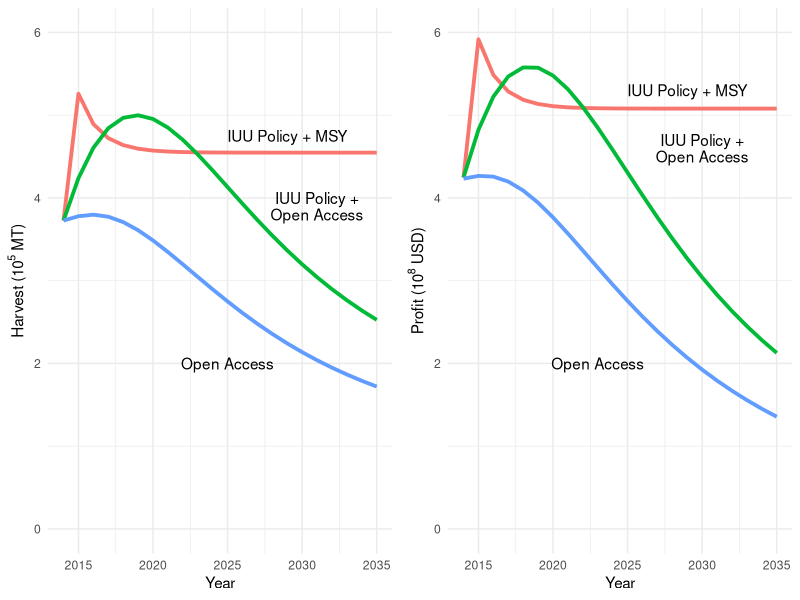
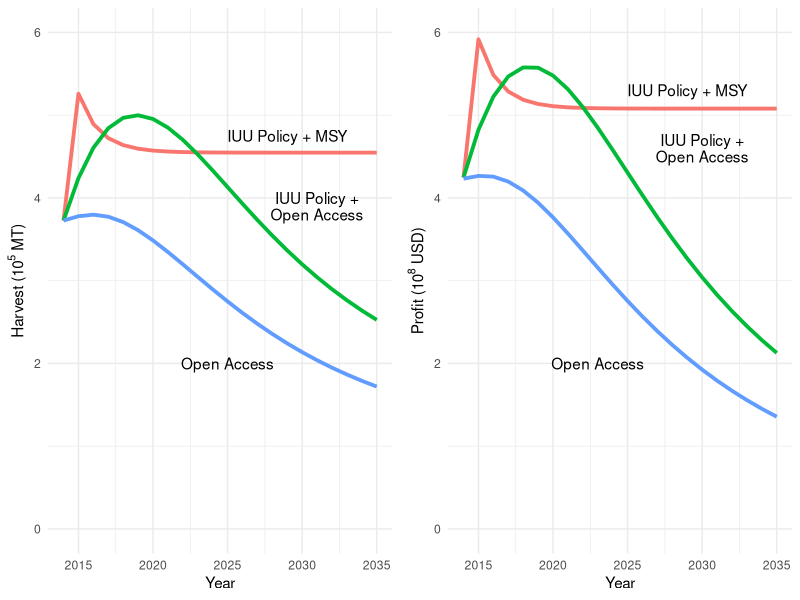

Source code (R) for these figures, in order:
#--------------------------
# Indonesian Skipjack Tuna Projection using P-T model
# Author: Reniel B. Cabral
# August 31, 2017
#--------------------------

#Load the libraries needed for plotting. If these libraries are not yet installed in your computer, you can install them by
# using the code: install.packages(c("ggplot2","gridExtra","grid"))
library(ggplot2)
library(grid)
library(gridExtra)

#Function simulating the effects of reduction in fishing effort due to IUU policies under different management regimes
MyFunction<-function(freduce){
  
  #parameter values (see Extended Data Table 3)
  b_orig<-1.359
  f_orig<-0.804*(1-freduce)
  phi<-0.188
  g<- 0.472
  lambda<-0.1
  p<-1177
  c<-74039270 #variable cost per unit of fishing mortality
  MSY<-454729
  beta<-1.33
  YearLast = 2014 #year of last catch data
  Time = 30 #number of years
  
  biomFcurr<-b_orig
  biomFmsy<-b_orig
  biomFopen<-b_orig
  
  #Fcurrent forever
  b<-b_orig
  f<-f_orig
  profitFcurr<-(p*f*b*MSY)-(c*((g*f)^beta))
  harvestFcurr<-MSY*f*b
  
  profit_ini<-profitFcurr
  harvest_ini<-harvestFcurr
  
  for (iter in 1:Time){
    b<-b+ ( ((phi+1)/phi)*g*b*(1-(b^phi/(phi+1))) ) -(g*f*b)
    biomFcurr<-append(biomFcurr,b)
    profitFcurr<-append(profitFcurr,(p*f*b*MSY)-(c*((g*f)^beta)))
    harvestFcurr<-append(harvestFcurr,MSY*f*b)
  }
  
  #Fmsy
  b<-b_orig
  f<-f_orig
  fFmsy<-f
  profitFmsy<-(p*fFmsy*b*MSY)-(c*((g*fFmsy)^beta))
  harvestFmsy<-MSY*fFmsy*b #this is just f because we are getting t=0
  for (iter in 1:Time){
    f<-1
    b<-b+ ( ((phi+1)/phi)*g*b*(1-(b^phi/(phi+1))) ) -(g*f*b)
    biomFmsy<-append(biomFmsy,b)
    profitFmsy<-append(profitFmsy,(p*f*b*MSY)-(c*((g*f)^beta)))
    harvestFmsy<-append(harvestFmsy,MSY*f*b)
    fFmsy<-append(fFmsy,f)
  }
  
  #open access
  b<-b_orig
  f<-f_orig
  fFopen<-f
  profitMSY<- (p*MSY)-(c*(g^beta)) #p should be different here? I just used current price
  profitFopen<-(p*f*b*MSY)-(c*((g*f)^beta)) #profit previous time
  harvestFopen<-MSY*f*b
  for (iter in 1:Time){
    profitdummy<-(p*f*b*MSY)-(c*((g*f)^beta)) #profit previous time
    f<-f+(lambda*profitdummy/profitMSY)
    b<-b+ ( ((phi+1)/phi)*g*b*(1-(b^phi/(phi+1))) ) -(g*f*b)
    biomFopen<-append(biomFopen,b)
    profitFopen<-append(profitFopen,(p*f*b*MSY)-(c*((g*f)^beta)))
    harvestFopen<-append(harvestFopen,MSY*f*b)
    fFopen<-append(fFopen,f)
  }
  
  EndTime<- YearLast+Time
  FcurrResult<-cbind(c(YearLast:EndTime),biomFcurr,profitFcurr,harvestFcurr,f_orig,1)
  colnames(FcurrResult) <- c("Year","BvBmsy","Profit","Harvest","f","Policy")
  FmsyResult<-cbind(c(YearLast:EndTime),biomFmsy,profitFmsy,harvestFmsy,fFmsy,2)
  colnames(FmsyResult) <- c("Year","BvBmsy","Profit","Harvest","f","Policy")
  FopenResult<-cbind(c(YearLast:EndTime),biomFopen,profitFopen,harvestFopen,fFopen,3)
  colnames(FopenResult) <- c("Year","BvBmsy","Profit","Harvest","f","Policy")
  output<-data.frame(rbind(FcurrResult,FmsyResult,FopenResult))
  
  output$Policy <- as.factor(output$Policy)
  levels(output$Policy)[levels(output$Policy)=="1"] <- "Fcurrent"
  levels(output$Policy)[levels(output$Policy)=="2"] <- "Fmsy"
  levels(output$Policy)[levels(output$Policy)=="3"] <- "Open Access"
  
  return(output)
}


#25% of fishing effort reduced due to IUU policy
reducedF<-0.25

#IUU policy scenario
output_IUU<-MyFunction(freduce=reducedF)
#Business-as-usual scenario (open access)
output_BAU<-MyFunction(freduce=0)

#extracting the output of the IUU policy scenarios only (IUU Policy + MSY and IUU policy + Open Access)
output_IUUi<-output_IUU[which(output_IUU$Policy!="Fcurrent" & output_IUU$Year<=2035),]

# extracting the output of the open access scenario only and renaming the policy into Business-as-usual or BAU
# with no IUU policy, catch and profit are shared by Indonesia and foreign fishing fleets
output_BAUi<-output_BAU[which(output_BAU$Policy=="Open Access" & output_BAU$Year<=2035),]
output_BAUi$Policy<-"BAU"
output_BAUi$Profit<-output_BAUi$Profit*(1-reducedF)
output_BAUi$Harvest<-output_BAUi$Harvest*(1-reducedF)

#merge results
mergedresult<-rbind(output_IUUi,output_BAUi)
#aestetic purpose only. y-axes labels will be in unit of 1e5 for harvest and 1e8 for profit
mergedresult$Harvest<-mergedresult$Harvest/1e5
mergedresult$Profit<-mergedresult$Profit/1e8

#plotting results
biomplot<-ggplot(data=mergedresult, aes(x=Year,y=Harvest, color=Policy,group=Policy, shape=Policy)) +
  geom_line(size=1.3)+labs(y=expression("Harvest (10"^"5"*" MT)"),x="Year")+theme_minimal()+theme(legend.position="none")+ylim(0,6)+
  annotate("text", x = 2029, y = 4.75, label = "IUU Policy + MSY")+
  annotate("text", x = 2025, y = 2, label = "Open Access")+
  annotate("text", x = 2031, y = 4, label = "IUU Policy +")+
  annotate("text", x = 2031, y = 3.8, label = "Open Access")

profitplot<-ggplot(data=mergedresult, aes(x=Year,y=Profit, color=Policy,group=Policy, shape=Policy)) +
  geom_line(size=1.3)+labs(y=expression("Profit (10"^"8"*" USD)"),x="Year")+theme_minimal()+theme(legend.position="none")+ylim(0,6)+
  annotate("text", x = 2029, y = 5.3, label = "IUU Policy + MSY")+
  annotate("text", x = 2023, y = 2, label = "Open Access")+  
  annotate("text", x = 2030, y = 4.7, label = "IUU Policy +")+
  annotate("text", x = 2030, y = 4.5, label = "Open Access")

PlotFig3<-grid.arrange(biomplot,profitplot,ncol=2)

#saving results
tiff("C:/Users/Ren/Documents/GitHub/Rapid-and-lasting-gains-from-solving-illegal-fishing/Fig3.tiff",width=7,height=7,units="in",res=350)
PlotFig3<-grid.arrange(biomplot,profitplot,ncol=2)
PlotFig3
dev.off()